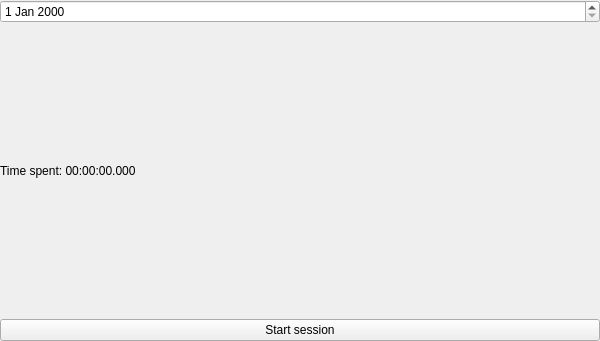
<?xml version="1.0" encoding="UTF-8"?>
<ui version="4.0">
 <class>TaskTrackerClass</class>
 <widget class="QWidget" name="TaskTrackerClass">
  <property name="geometry">
   <rect>
    <x>0</x>
    <y>0</y>
    <width>600</width>
    <height>341</height>
   </rect>
  </property>
  <property name="windowTitle">
   <string>TaskTracker</string>
  </property>
  <layout class="QVBoxLayout" name="verticalLayout" stretch="0,0,1,2">
   <property name="leftMargin">
    <number>0</number>
   </property>
   <property name="topMargin">
    <number>0</number>
   </property>
   <property name="rightMargin">
    <number>0</number>
   </property>
   <property name="bottomMargin">
    <number>0</number>
   </property>
   <item>
    <widget class="QDateEdit" name="DateField"/>
   </item>
   <item>
    <widget class="QWidget" name="DurationWidget" native="true">
     <layout class="QHBoxLayout" name="horizontalLayout">
      <property name="leftMargin">
       <number>0</number>
      </property>
      <property name="topMargin">
       <number>0</number>
      </property>
      <property name="rightMargin">
       <number>0</number>
      </property>
      <property name="bottomMargin">
       <number>0</number>
      </property>
      <item>
       <widget class="QLabel" name="TimeLabel">
        <property name="text">
         <string>Time spent: 00:00:00.000</string>
        </property>
       </widget>
      </item>
     </layout>
    </widget>
   </item>
   <item>
    <layout class="QVBoxLayout" name="TaskContainer"/>
   </item>
   <item>
    <widget class="QPushButton" name="StartButton">
     <property name="text">
      <string>Start session</string>
     </property>
    </widget>
   </item>
  </layout>
 </widget>
 <layoutdefault spacing="6" margin="11"/>
 <resources/>
 <connections>
  <connection>
   <sender>StartButton</sender>
   <signal>clicked(bool)</signal>
   <receiver>TaskTrackerClass</receiver>
   <slot>OnStartSessionPress()</slot>
   <hints>
    <hint type="sourcelabel">
     <x>299</x>
     <y>319</y>
    </hint>
    <hint type="destinationlabel">
     <x>299</x>
     <y>170</y>
    </hint>
   </hints>
  </connection>
 </connections>
 <slots>
  <slot>OnStartSessionPress()</slot>
 </slots>
</ui>
